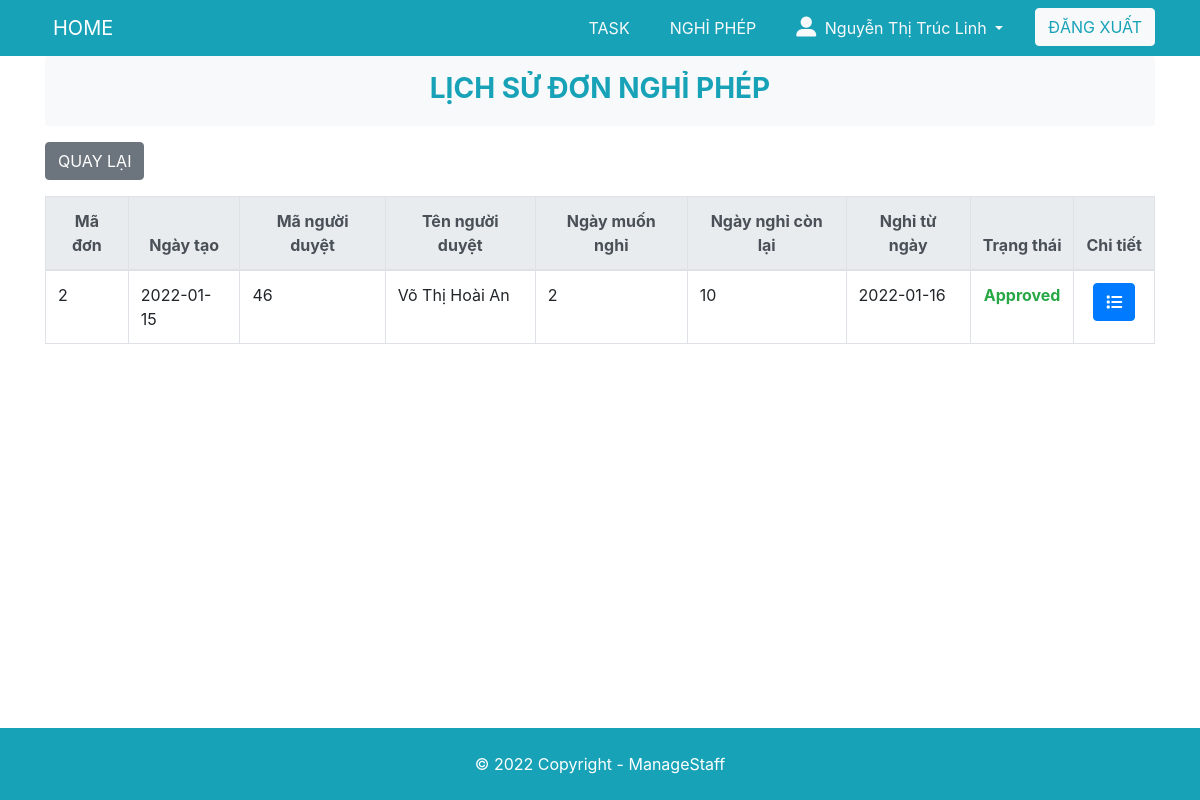
The app's page /nghiphep/Employee/history-nghiphep.php (signed in) with its own data.
### tables this page shows
CREATE TABLE `dayOff` (
  `idDayOff` int(255) NOT NULL,
  `dayOff` int(255) DEFAULT NULL,
  `dayOffUsed` int(255) DEFAULT NULL,
  `dayOffWant` int(255) DEFAULT NULL,
  `dayOffLeft` int(255) DEFAULT NULL,
  `Status` varchar(255) DEFAULT NULL,
  `idStatus` int(255) DEFAULT NULL,
  `idPerson` int(255) DEFAULT NULL,
  `namePerson` varchar(255) DEFAULT NULL,
  `rolePerson` int(255) DEFAULT NULL,
  `idPersonPer` int(255) DEFAULT NULL,
  `namePersonPer` varchar(255) DEFAULT NULL,
  `fileDayOff` varchar(255) DEFAULT NULL,
  `reason` text,
  `dayOffFrom` varchar(255) DEFAULT NULL,
  `dayApplyOff` varchar(255) DEFAULT NULL,
  `idDepartment` varchar(255) DEFAULT NULL
);

### www/nghiphep/Employee/history-nghiphep.php (the view, shortened to what this page needs)
<?php
	$sql = "SELECT * FROM account where username = ?";
    $conn = connect_db();
    $stmt = $conn->prepare($sql);
    $stmt->bind_param("s", $_SESSION['user']);
	if (!$stmt->execute()) {
		return array(
			'code' => 2,
			'message' => 'An error occured: ' . $stmt->error,
		);
	}
	$result = $stmt->get_result();
    $data = $result->fetch_assoc();
    $idPerson = $data['id'];
?>
<!DOCTYPE html>
<html lang="en">
<head>
	<link rel="stylesheet" href="https://maxcdn.bootstrapcdn.com/bootstrap/4.5.2/css/bootstrap.min.css">
	<link rel="stylesheet" href="/style.css">
</head>
<body>
	<?php include '../../partial/header.php'?>
	<div class="container">
		<header class="text-center bg-light text-info py-3 rounded">
			<h3 class="display-5 font-weight-bold mb-1 ">LỊCH SỬ ĐƠN NGHỈ PHÉP</h3>
		</header>
		<a href="index-nghiphep.php" id="create" class="btn btn-secondary mt-3 mb-3">QUAY LẠI</a>
		<table class="table table-bordered ">
		<thead class="thead-light">
			<tr class="text-center">
				<th>Mã đơn</th>
                <th>Ngày tạo</th>
                <th>Mã người duyệt</th>
				<th>Tên người duyệt</th>
				<th>Ngày muốn nghỉ</th>
				<th>Ngày nghỉ còn lại</th>
                <th>Nghỉ từ ngày</th>
				<th>Trạng thái</th>
                <th>Chi tiết</th>
			</tr>
		</thead>
		<?php
			$conn = connect_db();
			$sql = "SELECT * from dayOff where idPerson=?  ORDER BY dayApplyOff DESC, idStatus ASC ";
			$stm = $conn->prepare($sql);
            $stm->bind_param("i", $idPerson);
            if (!$stm->execute()) {
                return array(
                    'code' => 2,
                    'message' => 'An error occured: ' . $stm->error,
                );
            }
            $result = $stm->get_result();
			while ($data = $result->fetch_assoc()) {
                $idDayOff = $data['idDayOff'];
                $idPersonPer = $data['idPersonPer'];
                $namePersonPer = $data['namePersonPer'];
                $dayOffWant = $data['dayOffWant'];
                $dayOffLeft = $data['dayOffLeft'];
                $dayOffFrom = $data['dayOffFrom'];
                $dayApplyOff = $data['dayApplyOff'];
                $Status = $data['Status'];
		?>
		<tr>
			<td><?= $idDayOff ?></td>
			<td><?= $dayApplyOff ?></td>
			<td><?= $idPersonPer ?></td>
			<td><?= $namePersonPer ?></td>
			<td><?= $dayOffWant ?></td>
            <td><?= $dayOffLeft ?></td>
            <td><?= $dayOffFrom ?></td>
			<?php if($Status == "Approved"){?>
                <td class="text-success font-weight-bold text-center"><?= $Status ?></td>
            <?php }?>
			<td class="text-center">
				<a href="<?php echo 'detailsMyself-nghiphep.php?id='.$idDayOff; ?>" class="btn btn-primary"><i class="fas fa-list"></i></a>
			</td>
		</tr>
		<?php
			}
		?>
	</table>
	</div>
	<?php include '../../partial/footer.php'?>
</body>
</html>

### www/style.css (style rules this page uses)
body { min-height: 100vh; margin: 0; padding: 0; display: flex; flex-direction: column; }

### records on screen
dayoff: idDayOff "2", dayApplyOff "2022-01-15", idPersonPer "46", namePersonPer "Võ Thị Hoài An", dayOffWant "2", dayOffLeft "10", dayOffFrom "2022-01-16", Status "Approved"

### other values on screen
$_SESSION['name'] "Nguyễn Thị Trúc Linh"
